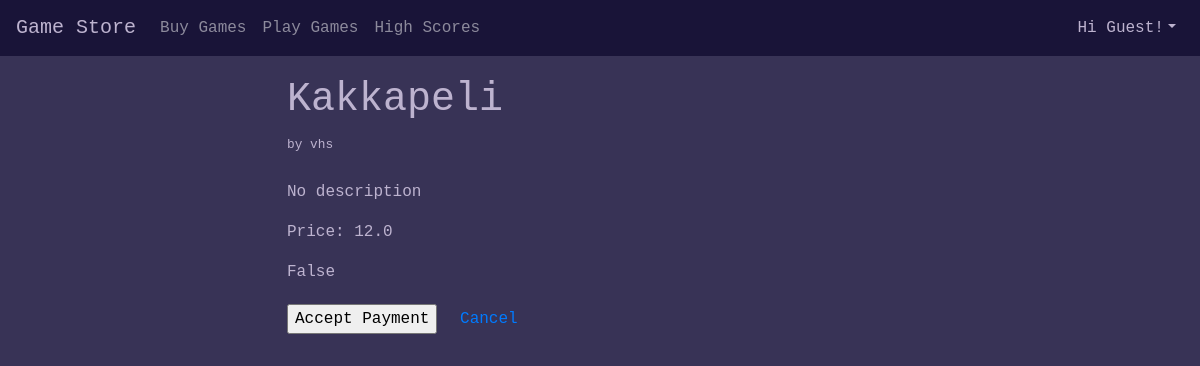
The page /games/2 on the database its author committed.
### storeapp/models.py (models this page shows, shortened)
class game(models.Model):
    name = models.CharField(max_length = 255)
    maker = models.ForeignKey(User, on_delete=models.CASCADE)
    url = models.URLField()
    price = models.FloatField()
    description = models.TextField()
    class Meta:
        ordering = ["name"]

### storeapp/views.py (the view)
# urls.py: path('games/<int:pk>', views.GameDetailView.as_view(), name='game-detail'),
class GameDetailView(generic.DetailView):
    model = game
    template_name = 'game.html'
    def get_context_data(self, **kwargs):
        context = super().get_context_data(**kwargs)
        sid = "GameStore"
        pid = self.get_object().id
        amount = self.get_object().price
        secret_key = "58b7cd1de0e1a01b5bb90a8ccc82f651"
        checksumstr = "pid={}&sid={}&amount={}&token={}".format(pid, sid, amount, secret_key)
        m = md5(checksumstr.encode("ascii"))
        context['pid'] = pid
        context['sid'] = sid
        context['checksum'] = m.hexdigest()
        context['owns'] = ownsGame(self.request.user.id, pid)
        return context

### storeapp/views.py (called while the page is built)
def ownsGame(playerID, gameID):
    try:
        player_game.objects.get(userID=playerID, gameID=gameID)
    except player_game.DoesNotExist:
        return False
    return True

### storeapp/templates/game.html (shortened to what this page needs)
{%  extends 'base.html' %}
{% block content %}
<div class = "game">
<h1>{{ game.name }}</h1>
<small>by {{ game.maker }}</small>
<br>
<br>
<p>{{ game.description }}</p>
<p>Price: {{ game.price }} </p>
<p>
<p>{{ owns }}</p>
{% if owns %}
  <a href='/playgames/{{game.pk}}' role="button" class="btn btn-success">Play</a>
{% else %}
  <form action="http://payments.webcourse.niksula.hut.fi/pay/" method="POST">
      <input type="submit" value="Accept Payment"/>
      <a href='/games' role="button" class="btn">Cancel</a>
  </form>
{% endif %}
</div>
{% endblock %}

### static/css/base.css (style rules this page uses)
body { background-color: #383356; color: #bdb3cf; font-family: Courier new; }
.game { padding: 20px; margin-left: 20%; }

### rows shown on the page
game: name "Kakkapeli", maker "vhs", description "No description", price "12.0"

### other values the page prints
{{ owns }} "False"
